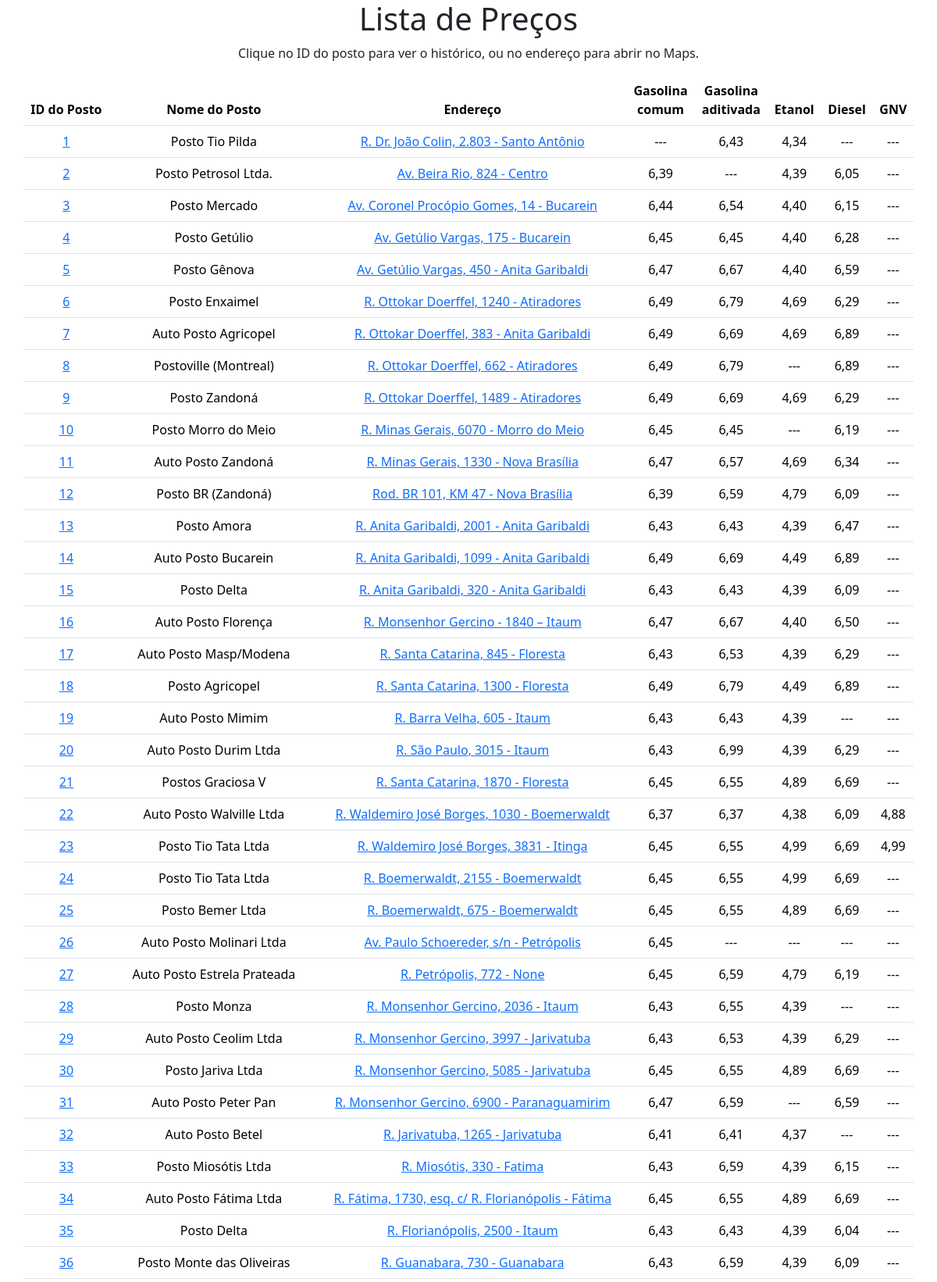
The page / (upper part) on the database its author committed.
### api/models.py (models this page shows)
class Precos(Base):
    __tablename__ = "Precos"
    id = Column("IdPreco", Integer, primary_key=True)
    pesquisa = Column("IdPesquisa", Integer)
    posto = Column("IdPosto", Integer)
    precoGasolinaComum = Column("PrecoGasolinaComum", Numeric)
    precoGasolinaAditivada = Column("PrecoGasolinaAditivada", Numeric)
    precoEtanol = Column("PrecoEtanol", Numeric)
    precoDiesel = Column("PrecoDiesel", Numeric)
    precoGNV = Column("PrecoGNV", Numeric)

class PostoGasolina(Base):
    __tablename__ = "PostosGasolina"
    id = Column("IdPosto", Integer, primary_key=True, unique=True)
    distribuidora = Column("IdDistribuidora", Integer)
    nome = Column("NomePosto", String)
    endereco = Column("EnderecoPosto", String)
    bairro = Column("BairroPosto", String)

### api/main.py (the view)
@app.get("/", response_class=HTMLResponse)
async def raiz_app(request: Request, db: Session = Depends(get_db)):
    data_ultima_pesquisa = await ultima_pesquisa(db)
    dados_ultima_pesquisa = await dados_pesquisa(data_ultima_pesquisa.id, db)
    print(data_ultima_pesquisa)
    return templates.TemplateResponse(
        request=request, name="index.html", context={"ultima_pesquisa": data_ultima_pesquisa, "dados_ultima_pesquisa": dados_ultima_pesquisa}
    )

### api/templates/index.html (shortened to what this page needs)
<!DOCTYPE html>
<html lang="pt-BR">
  <head>
    <link rel="stylesheet" href="https://cdn.jsdelivr.net/npm/bootstrap@5.3.3/dist/css/bootstrap.min.css">
    <link rel="stylesheet" href="https://cdn.jsdelivr.net/npm/bootstrap-icons@1.11.3/font/bootstrap-icons.css">
    <link rel="stylesheet" href="https://cdn.jsdelivr.net/npm/bootstrap-table@1.24.0/dist/bootstrap-table.min.css">
  </head>
  <body>
    <h1 class="text-center">Lista de Preços</h1>
    <p class="text-center">Clique no ID do posto para ver o histórico, ou no endereço para abrir no Maps.</p>
    <table class="table-responsive table container text-center" data-toggle="table" data-pagination="true" data-search="true">
      <thead>
        <tr>
          <th data-sortable="true" data-sorter="numericSorter">ID do Posto</th>
          <th>Nome do Posto</th>
          <th>Endereço</th>
          <th data-sortable="true">Gasolina <br>comum</th>
          <th data-sortable="true">Gasolina <br>aditivada</th>
          <th data-sortable="true">Etanol</th>
          <th data-sortable="true">Diesel</th>
          <th data-sortable="true">GNV</th>
        </tr>
      </thead>
      <tbody>
        {% for posto in dados_ultima_pesquisa %}
        <tr>
          <td> <a href="/historico/{{ posto.id }}">{{ posto.id }}</a> </td>
          <td> {{ posto.nome }} </td>
          <td> <a href="http://www.google.com/maps?q={{ posto.endereco | replace(".", "") }} - {{ posto.bairro }} -Joinville">{{ posto.endereco }} - {{ posto.bairro }}</a></td>
          <td> {{ ('%.2f' % posto.gasolina_comum if posto.gasolina_comum else '---') | replace(".", ",") }} </td>
          <td> {{ ('%.2f' % posto.gasolina_aditivada if posto.gasolina_aditivada else '---') | replace (".", ",") }} </td>
          <td> {{ ('%.2f' % posto.etanol if posto.etanol else '---') | replace (".", ",") }} </td>
          <td> {{ ('%.2f' % posto.diesel if posto.diesel else '---') | replace (".", ",") }} </td>
          <td> {{ ('%.2f' % posto.GNV if posto.GNV else '---') | replace (".", ",") }} </td>
        </tr>
        {% endfor %}
    </tbody>
    </table>
  </body>
</html>

### rows shown on the page
Precos: id "1", nome "Posto Tio Pilda", endereco "R. Dr. João Colin, 2.803", bairro "Santo Antônio", gasolina_comum "---", gasolina_aditivada "6,43", etanol "4,34", diesel "---", GNV "---"
Precos: id "2", nome "Posto Petrosol Ltda.", endereco "Av. Beira Rio, 824", bairro "Centro", gasolina_comum "6,39", gasolina_aditivada "---", etanol "4,39", diesel "6,05", GNV "---"
Precos: id "3", nome "Posto Mercado", endereco "Av. Coronel Procópio Gomes, 14", bairro "Bucarein", gasolina_comum "6,44", gasolina_aditivada "6,54", etanol "4,40", diesel "6,15", GNV "---"
Precos: id "4", nome "Posto Getúlio", endereco "Av. Getúlio Vargas, 175", bairro "Bucarein", gasolina_comum "6,45", gasolina_aditivada "6,45", etanol "4,40", diesel "6,28", GNV "---"
Precos: id "5", nome "Posto Gênova", endereco "Av. Getúlio Vargas, 450", bairro "Anita Garibaldi", gasolina_comum "6,47", gasolina_aditivada "6,67", etanol "4,40", diesel "6,59", GNV "---"
Precos: id "6", nome "Posto Enxaimel", endereco "R. Ottokar Doerffel, 1240", bairro "Atiradores", gasolina_comum "6,49", gasolina_aditivada "6,79", etanol "4,69", diesel "6,29", GNV "---"
Precos: id "7", nome "Auto Posto Agricopel", endereco "R. Ottokar Doerffel, 383", bairro "Anita Garibaldi", gasolina_comum "6,49", gasolina_aditivada "6,69", etanol "4,69", diesel "6,89", GNV "---"
Precos: id "8", nome "Postoville (Montreal)", endereco "R. Ottokar Doerffel, 662", bairro "Atiradores", gasolina_comum "6,49", gasolina_aditivada "6,79", etanol "---", diesel "6,89", GNV "---"
Precos: id "9", nome "Posto Zandoná", endereco "R. Ottokar Doerffel, 1489", bairro "Atiradores", gasolina_comum "6,49", gasolina_aditivada "6,69", etanol "4,69", diesel "6,29", GNV "---"
Precos: id "10", nome "Posto Morro do Meio", endereco "R. Minas Gerais, 6070", bairro "Morro do Meio", gasolina_comum "6,45", gasolina_aditivada "6,45", etanol "---", diesel "6,19", GNV "---"
Precos: id "11", nome "Auto Posto Zandoná", endereco "R. Minas Gerais, 1330", bairro "Nova Brasília", gasolina_comum "6,47", gasolina_aditivada "6,57", etanol "4,69", diesel "6,34", GNV "---"
Precos: id "12", nome "Posto BR (Zandoná)", endereco "Rod. BR 101, KM 47", bairro "Nova Brasília", gasolina_comum "6,39", gasolina_aditivada "6,59", etanol "4,79", diesel "6,09", GNV "---"
Precos: id "13", nome "Posto Amora", endereco "R. Anita Garibaldi, 2001", bairro "Anita Garibaldi", gasolina_comum "6,43", gasolina_aditivada "6,43", etanol "4,39", diesel "6,47", GNV "---"
Precos: id "14", nome "Auto Posto Bucarein", endereco "R. Anita Garibaldi, 1099", bairro "Anita Garibaldi", gasolina_comum "6,49", gasolina_aditivada "6,69", etanol "4,49", diesel "6,89", GNV "---"
Precos: id "15", nome "Posto Delta", endereco "R. Anita Garibaldi, 320", bairro "Anita Garibaldi", gasolina_comum "6,43", gasolina_aditivada "6,43", etanol "4,39", diesel "6,09", GNV "---"
Precos: id "16", nome "Auto Posto Florença", endereco "R. Monsenhor Gercino", bairro "1840 – Itaum", gasolina_comum "6,47", gasolina_aditivada "6,67", etanol "4,40", diesel "6,50", GNV "---"
Precos: id "17", nome "Auto Posto Masp/Modena", endereco "R. Santa Catarina, 845", bairro "Floresta", gasolina_comum "6,43", gasolina_aditivada "6,53", etanol "4,39", diesel "6,29", GNV "---"
Precos: id "18", nome "Posto Agricopel", endereco "R. Santa Catarina, 1300", bairro "Floresta", gasolina_comum "6,49", gasolina_aditivada "6,79", etanol "4,49", diesel "6,89", GNV "---"
Precos: id "19", nome "Auto Posto Mimim", endereco "R. Barra Velha, 605", bairro "Itaum", gasolina_comum "6,43", gasolina_aditivada "6,43", etanol "4,39", diesel "---", GNV "---"
Precos: id "20", nome "Auto Posto Durim Ltda", endereco "R. São Paulo, 3015", bairro "Itaum", gasolina_comum "6,43", gasolina_aditivada "6,99", etanol "4,39", diesel "6,29", GNV "---"
Precos: id "21", nome "Postos Graciosa V", endereco "R. Santa Catarina, 1870", bairro "Floresta", gasolina_comum "6,45", gasolina_aditivada "6,55", etanol "4,89", diesel "6,69", GNV "---"
Precos: id "22", nome "Auto Posto Walville Ltda", endereco "R. Waldemiro José Borges, 1030", bairro "Boemerwaldt", gasolina_comum "6,37", gasolina_aditivada "6,37", etanol "4,38", diesel "6,09", GNV "4,88"
Precos: id "23", nome "Posto Tio Tata Ltda", endereco "R. Waldemiro José Borges, 3831", bairro "Itinga", gasolina_comum "6,45", gasolina_aditivada "6,55", etanol "4,99", diesel "6,69", GNV "4,99"
Precos: id "24", nome "Posto Tio Tata Ltda", endereco "R. Boemerwaldt, 2155", bairro "Boemerwaldt", gasolina_comum "6,45", gasolina_aditivada "6,55", etanol "4,99", diesel "6,69", GNV "---"
Precos: id "25", nome "Posto Bemer Ltda", endereco "R. Boemerwaldt, 675", bairro "Boemerwaldt", gasolina_comum "6,45", gasolina_aditivada "6,55", etanol "4,89", diesel "6,69", GNV "---"
Precos: id "26", nome "Auto Posto Molinari Ltda", endereco "Av. Paulo Schoereder, s/n", bairro "Petrópolis", gasolina_comum "6,45", gasolina_aditivada "---", etanol "---", diesel "---", GNV "---"
Precos: id "27", nome "Auto Posto Estrela Prateada", endereco "R. Petrópolis, 772", bairro "None", gasolina_comum "6,45", gasolina_aditivada "6,59", etanol "4,79", diesel "6,19", GNV "---"
Precos: id "28", nome "Posto Monza", endereco "R. Monsenhor Gercino, 2036", bairro "Itaum", gasolina_comum "6,43", gasolina_aditivada "6,55", etanol "4,39", diesel "---", GNV "---"
Precos: id "29", nome "Auto Posto Ceolim Ltda", endereco "R. Monsenhor Gercino, 3997", bairro "Jarivatuba", gasolina_comum "6,43", gasolina_aditivada "6,53", etanol "4,39", diesel "6,29", GNV "---"
Precos: id "30", nome "Posto Jariva Ltda", endereco "R. Monsenhor Gercino, 5085", bairro "Jarivatuba", gasolina_comum "6,45", gasolina_aditivada "6,55", etanol "4,89", diesel "6,69", GNV "---"
Precos: id "31", nome "Auto Posto Peter Pan", endereco "R. Monsenhor Gercino, 6900", bairro "Paranaguamirim", gasolina_comum "6,47", gasolina_aditivada "6,59", etanol "---", diesel "6,59", GNV "---"
Precos: id "32", nome "Auto Posto Betel", endereco "R. Jarivatuba, 1265", bairro "Jarivatuba", gasolina_comum "6,41", gasolina_aditivada "6,41", etanol "4,37", diesel "---", GNV "---"
Precos: id "33", nome "Posto Miosótis Ltda", endereco "R. Miosótis, 330", bairro "Fatima", gasolina_comum "6,43", gasolina_aditivada "6,59", etanol "4,39", diesel "6,15", GNV "---"
Precos: id "34", nome "Auto Posto Fátima Ltda", endereco "R. Fátima, 1730, esq. c/ R. Florianópolis", bairro "Fátima", gasolina_comum "6,45", gasolina_aditivada "6,55", etanol "4,89", diesel "6,69", GNV "---"
Precos: id "35", nome "Posto Delta", endereco "R. Florianópolis, 2500", bairro "Itaum", gasolina_comum "6,43", gasolina_aditivada "6,43", etanol "4,39", diesel "6,04", GNV "---"
Precos: id "36", nome "Posto Monte das Oliveiras", endereco "R. Guanabara, 730", bairro "Guanabara", gasolina_comum "6,43", gasolina_aditivada "6,59", etanol "4,39", diesel "6,09", GNV "---"
